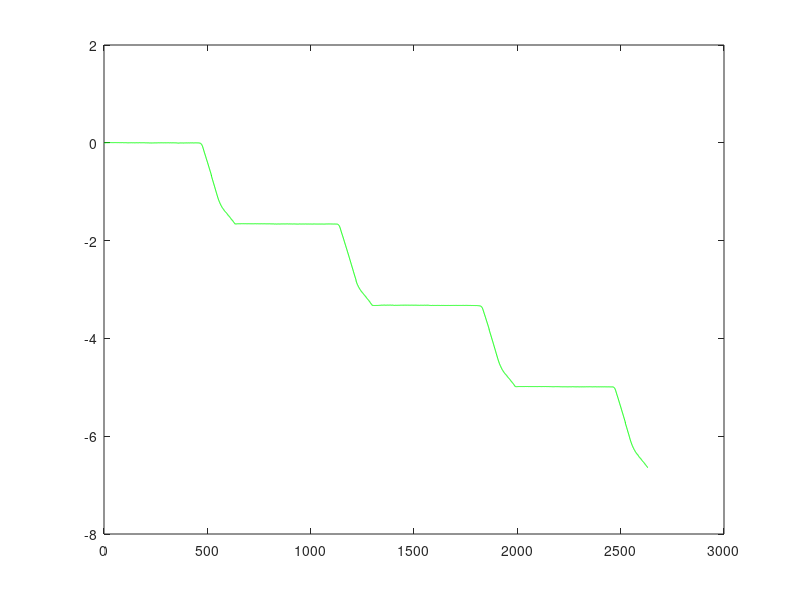
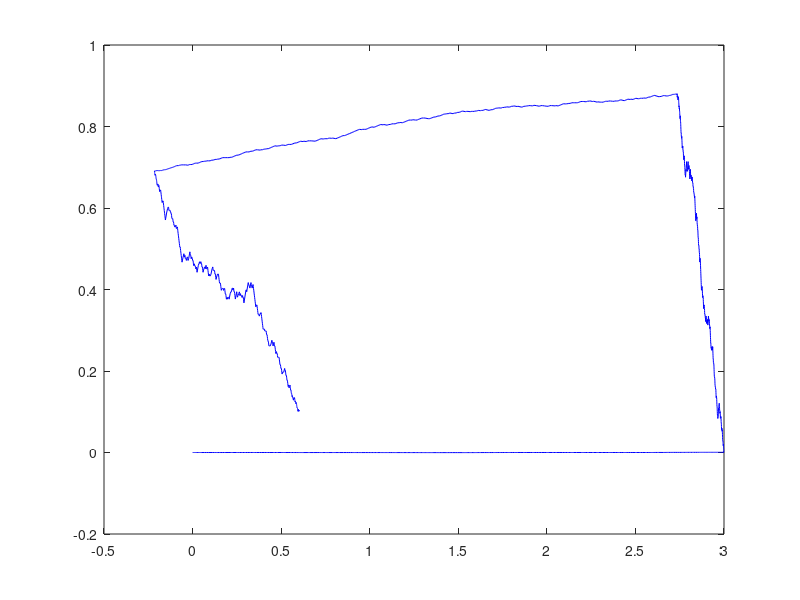

The MATLAB script that drew these images, in order:
% read the transformations file to one big matrix
file = dlmread("odometry6.txt");


tickToMeter = 0.000085292090497737556558; % [m/tick]

x = 0;  % [m]
y = 0;  % [m]

theta = 0; % [rad]
initialtheta = 0;
b = 0.23; % wheelbase d [m]

XX=[]
YY=[]
THETATHETA=[]

for row_index = 1:1:size(file,1) 
	
   if row_index == 1
      initialtheta = theta;  
   end  
  
  
	timestamp = file(row_index, 1);
	
	dLeft = file(row_index, 2);
	dRight = file(row_index, 3);

  mLeft = dLeft * tickToMeter;
  mRight = dRight * tickToMeter;

	if mLeft == mRight
		y = y + sin(theta)*mRight;
    x = x + cos(theta)*mRight;
  else
        
		x = x + (b*(mRight+mLeft))/(2*(mRight-mLeft)) * (sin((mRight-mLeft)/b + theta) - sin(theta));
  	y = y + (b*(mRight+mLeft))/(2*(mRight-mLeft)) * (cos((mRight-mLeft)/b + theta) - cos(theta));

		theta = (mRight-mLeft)/b + theta;

		XX(end+1) = x;
    YY(end +1) = y;
    THETATHETA(end+1) = theta;


    
  end

end


	% Temp = T(row_index - 3 :row_index,1:4);
	% TranslationVector = Temp(1:4,4);
	% Point = TranslationVector; % B+
	
	%Point = Temp*B;

	%if abs(TranslationVector(3) - B(3)) > 5000
	%	"Problematic row is:"
	%	row_index
	%	break;
	%end
	% row_index
	% B = TranslationVector;

	% X(end+1)= Point(1);
	% Y(end+1)=Point(2);
	% Z(end+1)=Point(3);
	%B=Point;


%hold off;
%plot(YY,"r")
%print -djpg X.jpg
%hold on



plot(THETATHETA,"g")
% print -djpg Y.jpg

%figure 2

%hold on
figure 2

axis equal
plot(XX,YY,"b")
% print -djpg Z.jpg

% hold on;
% plot(Y,"g.-")
% plot(Z,"b.-")
% plot(X,"r.-")
% print -djpg combined.jpg
% hold off;


% plot3(X,Y,Z)
% xlabel("X")
% ylabel("Y")
% zlabel("Z")

% title ('something here');
% axis ('on');
% axis image;
% hold on;
% plot3(X,Y,Z,".")

% print -djpg trajectory.jpg


% plot3(X,Y,Z)
% print -djpg trajectory.jpg
